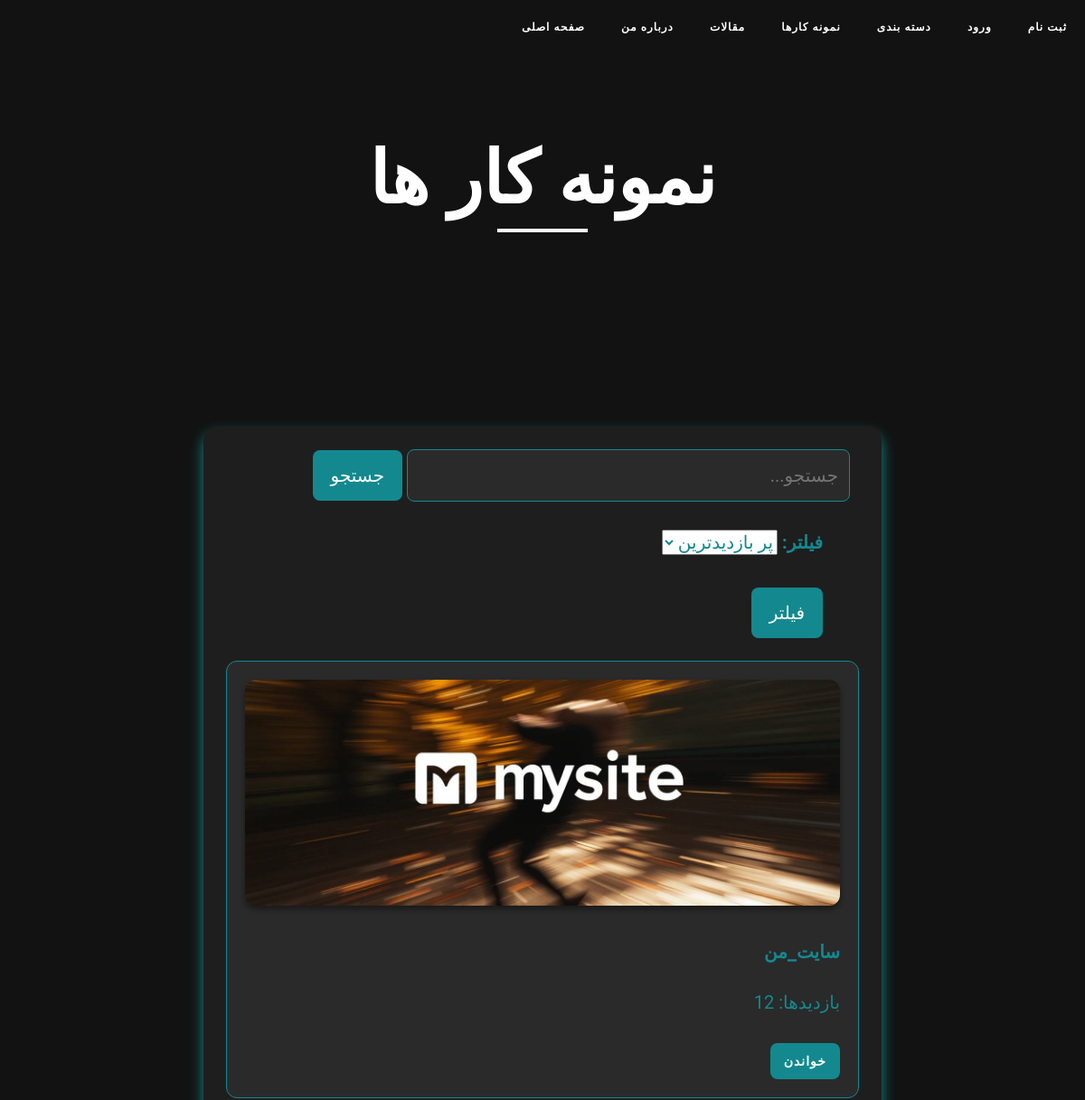
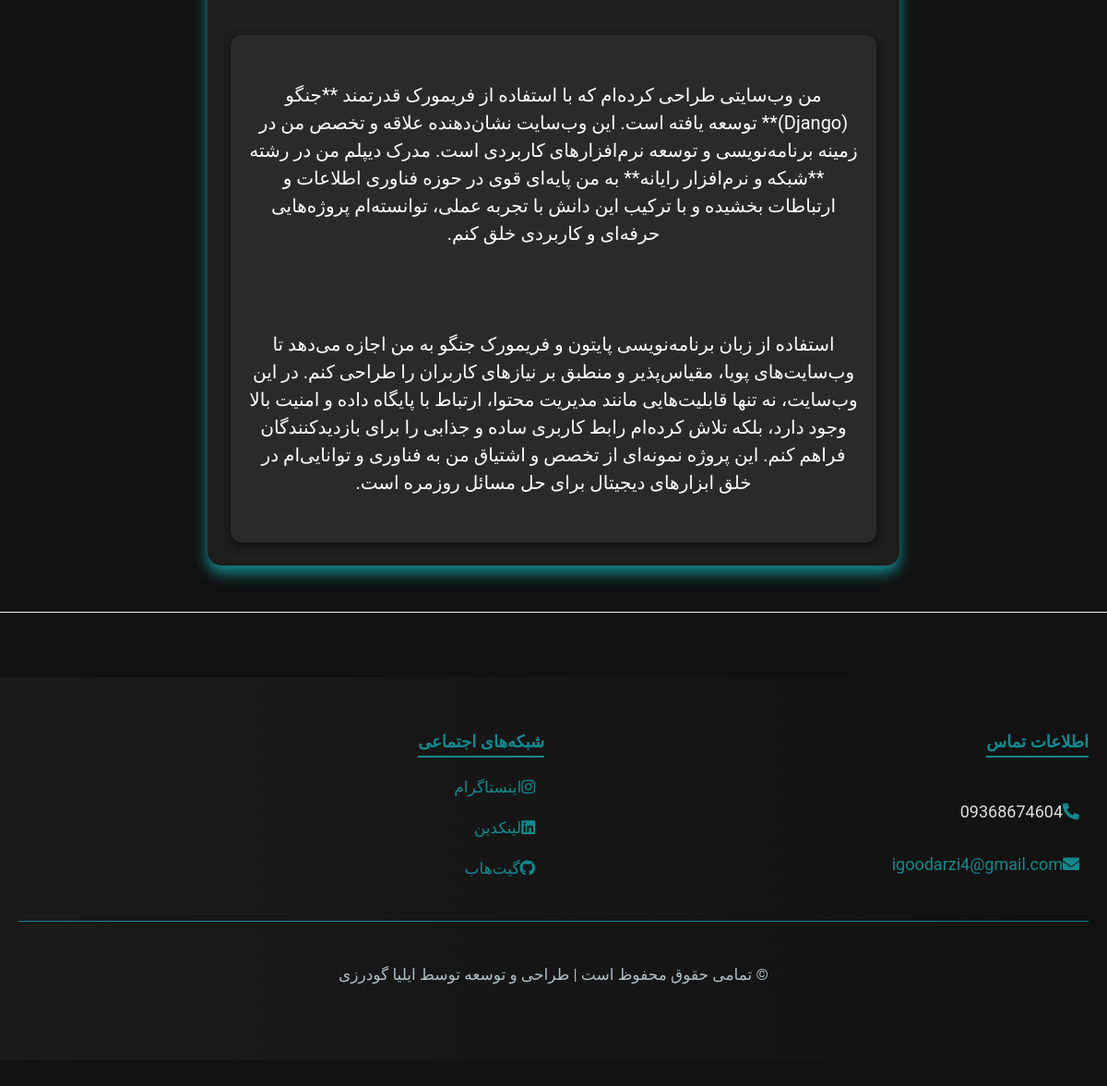
Screenshot of /resume/resumes/ with the database file from the repository (2 pictures, top to bottom).
### resume/models.py (models this page shows, shortened)
class Resume(models.Model):
    title = models.CharField(max_length=200)
    slug = models.SlugField(unique=True, blank=True)  # Add this line
    content = RichTextField(blank=True , null=True)
    category = models.ForeignKey(CategoryResume, on_delete=models.CASCADE, related_name='resumes')
    created_at = models.DateTimeField(auto_now_add=True)
    updated_at = models.DateTimeField(auto_now=True)
    image_one = models.ImageField(upload_to='resume/%Y/%m/%d', blank=True)
    views = models.PositiveIntegerField(default=0)
    skills = models.ManyToManyField('Skill', related_name='resumes', blank=True)  # Add this line
    def get_persian_date(self):
        persian_date = jdatetime.datetime.fromgregorian(datetime=self.created_at)
        return persian_date.strftime('%Y/%m/%d')

### site_info/models.py (models this page shows, shortened)
class SiteInfo(models.Model):
    name = models.CharField(max_length=255, verbose_name="نام سایت")
    description = models.TextField(blank=True, null=True, verbose_name="توضیحات")
    image = models.ImageField(upload_to='logo/%Y/%m/%d', blank=True)
    phone = models.CharField(max_length=20, blank=True, null=True, verbose_name="شماره تلفن")
    email = models.EmailField(max_length=254, blank=True, null=True, verbose_name="ایمیل")
    x = models.URLField(blank=True, null=True, verbose_name="لینک ایکس")
    instagram = models.URLField(blank=True, null=True, verbose_name="لینک اینستاگرام")
    linkedin = models.URLField(blank=True, null=True, verbose_name="لینک لینکدین")
    youtube = models.URLField(blank=True, null=True, verbose_name="لینک یوتیوب")
    github = models.URLField(blank=True, null=True, verbose_name="لینک گیت هاب")
    created_at = models.DateTimeField(auto_now_add=True, verbose_name='تاریخ ایجاد')
    updated_at = models.DateTimeField(auto_now=True, verbose_name='تاریخ آخرین بروزرسانی')
    class Meta:
        verbose_name = "تنظیمات سایت"
        verbose_name_plural = "تنظیمات سایت"
        ordering = ['-created_at']
    @classmethod
    def get_info(cls):
        return cls.objects.first()

### resume/views.py (the view, shortened to what this page needs)
# urls.py: path('resumes/', views.ResumeListView.as_view(), name='resume_list'),
class ResumeListView(View):
    def get(self, request):
        resumes = Resume.objects.all()
        form = ResumeFilterForm(request.GET or None)
        search_query = request.GET.get('q')
        if search_query:
            resumes = resumes.filter(
                Q(title__icontains=search_query) |
                Q(content__icontains=search_query)
            )
        context = {
            'resumes': resumes,
            'form': form
        }
        return render(request, 'resume/resume_list.html', context)

### resume/forms.py
class ResumeFilterForm(forms.Form):
    FILTER_CHOICES = [
        ('most_viewed', 'پر بازدیدترین'),
        ('latest', 'جدید ترین'),
        ('oldest', 'قدیمی ترین'),
    ]
    filter_by = forms.ChoiceField(choices=FILTER_CHOICES, label="فیلتر")

### site_info/context_processors.py (called while the page is built)
def site_info(request):
    return {
        'site_info': SiteInfo.get_info(),
    }

### resume/templates/resume/resume_list.html (shortened to what this page needs)
{% extends 'home/base.html' %}
{% load static %}
{% block content %}
<header class="intro-header">
    <div class="container">
        <div class="row">
            <div class="col-lg-8 col-lg-offset-2 col-md-10 col-md-offset-1">
                <div class="site-heading">
                    <h1>نمونه کار ها</h1>
                    <hr class="small">
                </div>
            </div>
        </div>
    </div>
</header>
<div class="container">
    <div class="row">
        <div class="col-lg-8 col-lg-offset-2 col-md-10 col-md-offset-1">
            <div class="post-preview">
                <div class="blog-container" dir="rtl">
                    <form class="search-form" method="get" action="">
                        <input type="text" name="q" placeholder="جستجو..." value="{{ request.GET.q }}" class="search-input">
                        <button type="submit" class="search-button">جستجو</button>
                    </form>
                    <ul>
                        <div class="filter-form-container">
                            <form method="get" class="filter-form">
                                {{ form.as_p }}
                                <button type="submit" class="filter-button">فیلتر</button>
                            </form>
                        </div>
                    </ul>
                    {% for resume in resumes %}
                    <div class="blog-post">
                        <img src="{{ resume.image_one.url }}" class="blog-image" alt="{{ resume.title }}">
                        <h2 class="blog-title">{{ resume.title }}</h2>
                        <p>بازدیدها: {{ resume.views }}</p>
                        <a href="{% url 'resume_detail' resume.slug %}" class="btn btn-primary">خواندن</a>
                    </div>
                {% empty %}
                    <p>مقاله‌ای یافت نشد.</p>
                {% endfor %}
                {% with first_resume=resumes|first %}
                {% if first_resume %}
                    <div class="featured-content">
                        <p>{{ first_resume.content|safe}}</p>
                    </div>
                {% endif %}
                {% endwith %}
                    </div>
                </div>
            </div>
        </div>
    </div>
<hr>
{% endblock %}

### home/templates/home/footer.html (shortened to what this page needs)
<footer class="footer-section">
    <div class="footer-container">
        <div class="footer-row">
            <div class="footer-column contact-column">
                <h4 class="footer-title">اطلاعات تماس</h4>
                <div class="contact-details">
                    <p class="contact-info">
                        <i class="fas fa-phone-alt"></i>{{ site_info.phone }}
                    </p>
                    <p class="contact-info">
                        <i class="fas fa-envelope"></i>
                        <a href="mailto:{{ site_info.email }}" class="contact-link">{{ site_info.email }}</a>
                    </p>
                </div>
            </div>
            <div class="footer-column social-column">
                <h4 class="footer-title">شبکه‌های اجتماعی</h4>
                <ul class="social-list">
                    {% if site_info.instagram %}
                        <li class="social-item">
                            <a href="{{ site_info.instagram }}" target="_blank" class="social-anchor">
                                <i class="fab fa-instagram"></i> اینستاگرام
                            </a>
                        </li>
                    {% endif %}
                    {% if site_info.linkedin %}
                        <li class="social-item">
                            <a href="{{ site_info.linkedin }}" target="_blank" class="social-anchor">
                                <i class="fab fa-linkedin"></i> لینکدین
                            </a>
                        </li>
                    {% endif %}
                    {% if site_info.github %}
                        <li class="social-item">
                            <a href="{{ site_info.github }}" target="_blank" class="social-anchor">
                                <i class="fab fa-github"></i> گیت‌هاب
                            </a>
                        </li>
                    {% endif %}
                </ul>
            </div>
        </div>
        <div class="footer-bottom">
            <p class="copyright-text">© {{ current_year }} تمامی حقوق محفوظ است | طراحی و توسعه توسط ایلیا گودرزی</p>
        </div>
    </div>
</footer>

### static/css/blog_detail.css (style rules this page uses)
body { margin: 0; padding: 0; font-family: 'Vazir', 'Arial', sans-serif; background-color: #000; color: #fff; line-height: 1.8; direction: rtl; }
.blog-title { font-size: 2rem; color: #13898f; margin-bottom: 15px; }

### static/css/blog_b.css (style rules this page uses)
body { background-color: #121212; color: #13898f; font-family: 'Roboto', sans-serif; line-height: 1.6; }
.blog-image { width: 100%; height: 250px; object-fit: cover; border-radius: 12px; margin-bottom: 20px; box-shadow: 0 4px 6px rgba(0, 0, 0, 0.4); }
.blog-container { background-color: #1e1e1e; border-radius: 15px; padding: 25px; margin-bottom: 30px; box-shadow: 0 8px 15px #13898f; transition: transform 0.3s ease-in-out; }
.blog-post { border: 1px solid #13898f; border-radius: 12px; padding: 20px; margin-bottom: 25px; background-color: #2a2a2a; transition: box-shadow 0.3s ease-in-out; }
.search-form, .filter-form { margin-bottom: 25px; }
.search-input, .filter-form input { padding: 12px; width: 70%; margin-right: 10px; border-radius: 8px; border: 1px solid #13898f; background-color: #2a2a2a; color: #13898f; transition: border-color 0.3s ease-in-out; }
.filter-button, .search-button { padding: 12px 20px; background-color: #13898f; color: #fff; border: none; border-radius: 8px; cursor: pointer; transition: background-color 0.3s ease-in-out, transform 0.2s ease-in-out; }
.btn-primary { background-color: #13898f; color: #fff; padding: 10px 15px; border-radius: 8px; border: none; transition: background-color 0.3s ease-in-out; }
.filter-form { color: #13898f; }

### static/css/category.css (style rules this page uses)
body { font-family: 'Roboto', sans-serif; background-color: #121212; color: #e0e0e0; margin: 0; padding: 0; }

### static/css/category_detail.css (style rules this page uses)
body { font-family: 'Roboto', sans-serif; background-color: #121212; color: #e0e0e0; margin: 0; padding: 0; }

### static/css/about_a.css (style rules this page uses)
body { font-family: 'Arial', sans-serif; line-height: 1.6; margin: 0; padding: 0; background-color: #000000; color: #ffffff; }

### static/css/footers.css (style rules this page uses)
.footer-section { background: linear-gradient(to right, #1a1a1a, #121212); color: #e0e0e0; padding: 50px 20px; font-family: 'Roboto', sans-serif; }
.footer-container { max-width: 1200px; margin: 0 auto; }
.footer-row { display: flex; flex-wrap: wrap; justify-content: space-between; gap: 20px; }
.footer-column { flex: 1; min-width: 250px; }
.footer-title { font-size: 1.8rem; margin-bottom: 15px; color: #13898f; border-bottom: 2px solid #13898f; display: inline-block; padding-bottom: 5px; }
.contact-details, .social-list { line-height: 2; }
.contact-info, .social-item { font-size: 1.8rem; margin-bottom: 10px; display: flex; align-items: center; }
.contact-info i, .social-anchor i { margin-right: 10px; color: #13898f; }
.contact-link, .social-anchor { color: #13898f; text-decoration: none; transition: color 0.3s ease; }
.social-list { list-style: none; padding: 0; margin: 0; }
.social-item { margin-bottom: 10px; }
.social-anchor { font-size: 1.7rem; text-decoration: none; display: flex; align-items: center; transition: all 0.3s ease-in-out; }
.footer-bottom { text-align: center; margin-top: 30px; padding-top: 15px; border-top: 1px solid #13898f; font-size: 1.7rem; color: #b0bec5; }

### static/css/resume_details.css (style rules this page uses)
body { background-color: #121212; color: #e0e0e0; font-family: 'Vazir', 'Roboto', sans-serif; line-height: 1.8; margin: 0; padding: 0; }

### rows the page displays
Resume: image_one (picture), title "سایت_من", views "12", content "من وب‌سایتی طراحی کرده‌ام که با استفاده از فریمورک قدرتمند **جنگو (Django)** توسعه یافته است. این وب‌سایت نشان‌دهنده علاقه و تخصص من در زمینه برنامه‌نویسی و توسعه نرم‌افزارهای کاربردی است. مدرک دیپلم من در رشته **شبکه و نرم‌افزار رایانه** به من پایه‌ای قوی در حوزه فناوری اطلاعات و ارتباطات بخشیده و با ترکیب این دانش با تجربه عملی، توانسته‌ام پروژه‌هایی حرفه‌ای و کاربردی خلق کنم. استفاده از زبان برنامه‌نویسی پایتون و فریمورک جنگو به من اجازه می‌دهد تا وب‌سایت‌های پویا، مقیاس‌پذیر و منطبق بر نیازهای کاربران را طراحی کنم. در این وب‌سایت، نه تنها قابلیت‌هایی مانند مدیریت محتوا، ارتباط با پایگاه داده و امنیت بالا وجود دارد، بلکه تلاش کرده‌ام رابط کاربری ساده و جذابی را برای بازدیدکنندگان فراهم…"
SiteInfo: phone "09368674604", email "igoodarzi4@gmail.com"
